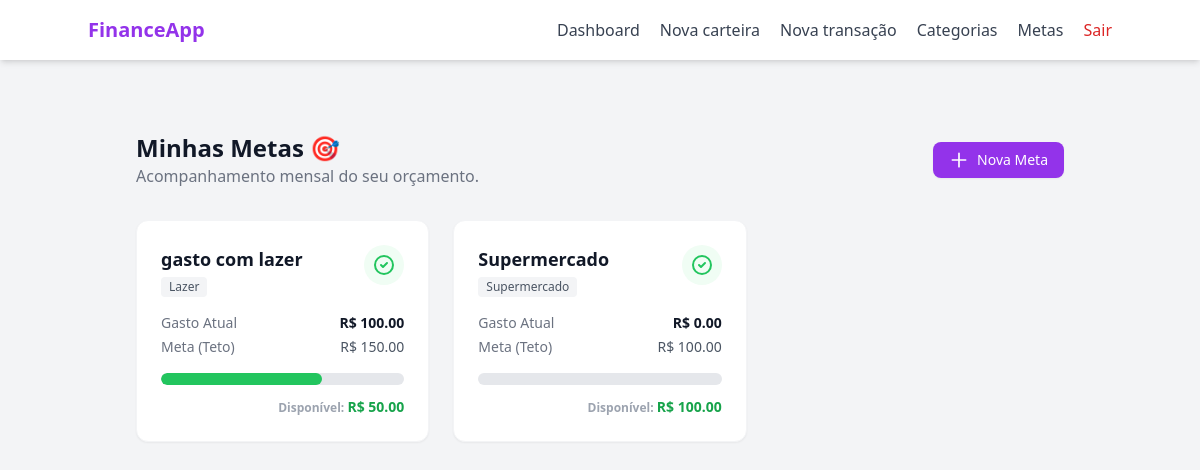
The page /goal/ (signed in) on the database its author committed.
### models/goal.py (models this page shows, shortened)
class Goal(db.Model):
    __tablename__ = "goals"
    id = db.Column(db.Integer, primary_key=True)
    goal_name = db.Column(db.String(100), nullable=False)
    target_amount = db.Column(db.Float, nullable=False)
    created_at = db.Column(db.Date, nullable= False)
    is_active = db.Column(db.Boolean, default=True)
    deadline = db.Column(db.Date, nullable=True)
    user_id = db.Column(db.Integer, db.ForeignKey("users.id"), nullable=False)
    category_id = db.Column(db.Integer, db.ForeignKey("categories.id"), nullable=True)
    category = db.relationship("UserCategory", backref="goals")

### models/category.py (models this page shows, shortened)
class Category(db.Model):
    __tablename__ = "categories"
    id = db.Column(db.Integer, primary_key= True)
    name = db.Column(db.String(100), nullable= False)
    type = db.Column(db.String(20), nullable= False)
    __mapper_args__ = {
        "polymorphic_on": type,
        "polymorphic_identity": "category"
    }

class SystemCategory(Category):
    __mapper_args__ = {
        "polymorphic_identity": "system"
    }
    is_default = db.Column(db.Boolean, default= True)

### routes/goal_routes.py (the view)
@goal_bp.route("/", methods=["GET"])
@login_required
def goal_index_page():
    GoalController.verificar(current_user.id)
    categories = CategoryController.get_user_categories(current_user.id)
    goals = GoalController.get_goals_by_user(current_user.id)
    goals_data = []
    for goal in goals:
        current_amount = 0
        if goal.category:
            for transaction in goal.category.transactions:
                if transaction.transaction_type == "expense" and transaction.created_at >= goal.created_at:
                    current_amount += transaction.value
        else:
            for transaction in TransactionController.get_user_transactions(current_user.id):
                if transaction.transaction_type == "expense":
                    current_amount += transaction.value
        goals_data.append({
            'name': goal.goal_name,
            'category_name': goal.category.name if goal.category else 'Sem Categoria',
            'current': float(current_amount),
            'target': float(goal.target_amount),
            'percentage': min(int((current_amount / goal.target_amount) * 100), 100),
            'real_percentage': int((current_amount / goal.target_amount) * 100),
            'remaining': float(goal.target_amount - current_amount),
            'status': 'safe' if current_amount <= goal.target_amount * 0.8 else
                      'warning' if current_amount <= goal.target_amount else
                      'danger'
        })
    return render_template('goal/index.html',
                           goals_data=goals_data,
                           categories=categories)

### controllers/category_controller.py (called while the page is built)
    @staticmethod
    def get_user_categories(user_id):
        return UserCategory.query.filter_by(user_id= user_id).all()

### controllers/goal_controller.py (called while the page is built)
    @staticmethod
    def get_goals_by_user(user_id):
        goals = Goal.query.filter_by(user_id= user_id, is_active= True).all()
        return goals

    @staticmethod
    def verificar(user_id):
        goals = GoalController.get_goals_by_user(user_id)
        today = datetime.today().date()
        for goal in goals:
            if goal.deadline <= today:
                goal.is_active = False
                db.session.commit()

### templates/goal/index.html (shortened to what this page needs)
{% extends "base.html" %}
{% block content %}
<div class="max-w-7xl mx-auto px-4 sm:px-6 lg:px-8 py-8">
    <div class="flex flex-col sm:flex-row justify-between items-start sm:items-center mb-8 gap-4">
        <div>
            <h1 class="text-2xl font-bold text-gray-900">Minhas Metas 🎯</h1>
            <p class="text-gray-500">Acompanhamento mensal do seu orçamento.</p>
        </div>
        <button onclick="openCreateGoalModal()" class="inline-flex items-center px-4 py-2 bg-purple-600 hover:bg-purple-700 text-white text-sm font-medium rounded-lg shadow-sm transition-colors">
            <svg class="w-5 h-5 mr-2" fill="none" stroke="currentColor" viewBox="0 0 24 24"><path stroke-linecap="round" stroke-linejoin="round" stroke-width="2" d="M12 4v16m8-8H4"></path></svg>
            Nova Meta
        </button>
    </div>
    <div class="grid grid-cols-1 md:grid-cols-2 lg:grid-cols-3 gap-6">
        {% for item in goals_data %}
        <div class="bg-white rounded-xl shadow-sm border border-gray-100 p-6 flex flex-col justify-between hover:shadow-md transition-shadow h-full">
            <div class="flex justify-between items-start mb-4">
                <div>
                    <h3 class="font-bold text-gray-900 text-lg">{{ item.name }}</h3>
                    <span class="inline-flex items-center px-2 py-0.5 rounded text-xs font-medium bg-gray-100 text-gray-600 mt-1">
                        {{ item.category_name }}
                    </span>
                </div>
                {% if item.real_percentage >= 100 %}
                    <div class="text-red-500 bg-red-50 p-2 rounded-full">
                        <svg class="w-6 h-6" fill="none" stroke="currentColor" viewBox="0 0 24 24"><path stroke-linecap="round" stroke-linejoin="round" stroke-width="2" d="M12 9v2m0 4h.01m-6.938 4h13.856c1.54 0 2.502-1.667 1.732-3L13.732 4c-.77-1.333-2.694-1.333-3.464 0L3.34 16c-.77 1.333.192 3 1.732 3z"></path></svg>
                    </div>
                {% elif item.real_percentage >= 75 %}
                    <div class="text-yellow-500 bg-yellow-50 p-2 rounded-full">
                        <svg class="w-6 h-6" fill="none" stroke="currentColor" viewBox="0 0 24 24"><path stroke-linecap="round" stroke-linejoin="round" stroke-width="2" d="M13 16h-1v-4h-1m1-4h.01M21 12a9 9 0 11-18 0 9 9 0 0118 0z"></path></svg>
                    </div>
                {% else %}
                    <div class="text-green-500 bg-green-50 p-2 rounded-full">
                        <svg class="w-6 h-6" fill="none" stroke="currentColor" viewBox="0 0 24 24"><path stroke-linecap="round" stroke-linejoin="round" stroke-width="2" d="M9 12l2 2 4-4m6 2a9 9 0 11-18 0 9 9 0 0118 0z"></path></svg>
                    </div>
                {% endif %}
            </div>
            <div class="mb-4 space-y-1">
                <div class="flex justify-between text-sm">
                    <span class="text-gray-500">Gasto Atual</span>
                    <span class="font-bold text-gray-900">R$ {{ "%.2f"|format(item.current) }}</span>
                </div>
                <div class="flex justify-between text-sm">
                    <span class="text-gray-500">Meta (Teto)</span>
                    <span class="font-medium text-gray-600">R$ {{ "%.2f"|format(item.target) }}</span>
                </div>
            </div>
            <div class="relative w-full h-3 bg-gray-200 rounded-full overflow-hidden mb-3">
                <div class="absolute top-0 left-0 h-full rounded-full transition-all duration-500
                            {{ 'bg-red-500' if item.real_percentage >= 100 else
                               ('bg-yellow-400' if item.real_percentage >= 75 else 'bg-green-500') }}"
                     style="width: {{ item.percentage }}%">
                </div>
            </div>
            <div class="text-right text-xs font-semibold">
                {% if item.remaining >= 0 %}
                    <span class="text-gray-400">Disponível: </span>
                    <span class="text-green-600 text-sm">R$ {{ "%.2f"|format(item.remaining) }}</span>
                {% else %}
                    <span class="text-red-500">Excedido em R$ {{ "%.2f"|format(item.remaining | abs) }}</span>
                {% endif %}
            </div>
        </div>
        {% endfor %}
    </div>
</div>
{% endblock %}

### rows shown on the page
Goal: name "gasto com lazer", target "150.00"
SystemCategory: category_name "Lazer"
Goal: name "Supermercado", target "100.00"
SystemCategory: category_name "Supermercado"

### other values the page prints
{{ "%.2f"|format(item.current) }} "100.00" "0.00"
{{ "%.2f"|format(item.remaining) }} "50.00" "100.00"
